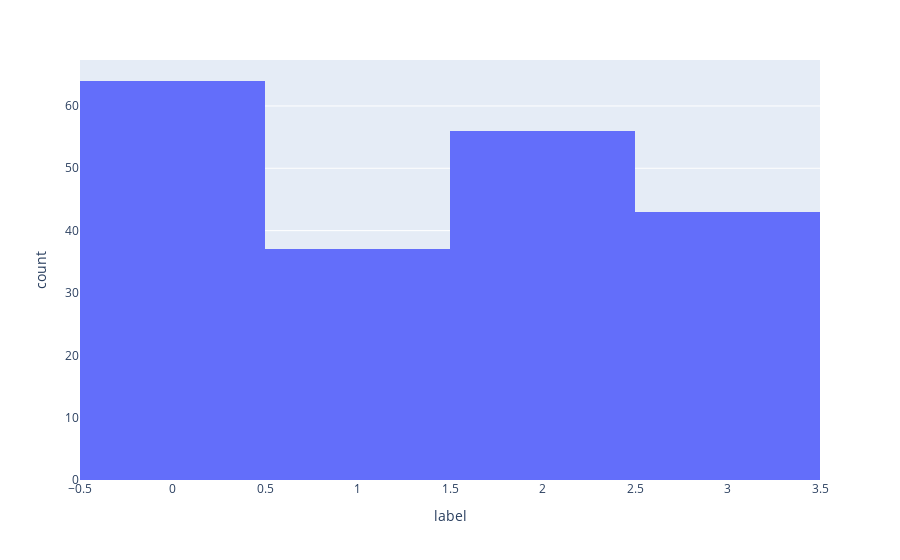

The notebook cell this image was saved under:
### Code cell
langs = ['ALS', 'YO', 'TR', 'AZ', 'IG']

for lang in langs:
    df = pd.read_csv(BASE_PATH / f'{lang}.csv')

    df = df[['annotation_id', 'text', 'question_updated', 'answer_updated', 'wrong_answer_1', 'wrong_answer_2', 'wrong_answer_3']]
    df.rename(columns={'question_updated': 'question', 'answer_updated': 'A', 'wrong_answer_1': 'B', 'wrong_answer_2': 'C', 'wrong_answer_3': 'D'}, inplace=True)
    df = df.head(200)
    
    df['label'] = 'A'
    for index, row in df.iterrows():
        answers = [row['A'], row['B'], row['C'], row['D']]
        label, answers = shuffle_answers(answers)
        df.at[index, 'label'] = label
        df.at[index, 'A'] = answers[0]
        df.at[index, 'B'] = answers[1]
        df.at[index, 'C'] = answers[2]
        df.at[index, 'D'] = answers[3]
    
    
    # df.to_csv(BASE_PATH / f'val_labeled_MC_{lang}.csv', index=False)
    print(len(df))
    
    
    hist = px.histogram(df, x="label", nbins=4)
    
    
    
    

hist.show()

### Figure 1 — Plotly figure (JSON) as saved in the notebook; plotly's stock layout.template omitted (floating-point values rounded to 4 significant figures; data arrays with more than 128 entries replaced by an {"elided": "..."} marker saying what was removed)
{"data": [{"alignmentgroup": "True", "bingroup": "x", "hovertemplate": "label=%{x}<br>count=%{y}<extra></extra>", "legendgroup": "", "marker": {"color": "#636efa", "pattern": {"shape": ""}}, "name": "", "nbinsx": 4, "offsetgroup": "", "orientation": "v", "showlegend": false, "type": "histogram", "x": {"elided": "200 int values"}, "xaxis": "x", "yaxis": "y"}], "layout": {"barmode": "relative", "legend": {"tracegroupgap": 0}, "margin": {"t": 60}, "xaxis": {"anchor": "y", "domain": [0, 1], "title": {"text": "label"}}, "yaxis": {"anchor": "x", "domain": [0, 1], "title": {"text": "count"}}}}
